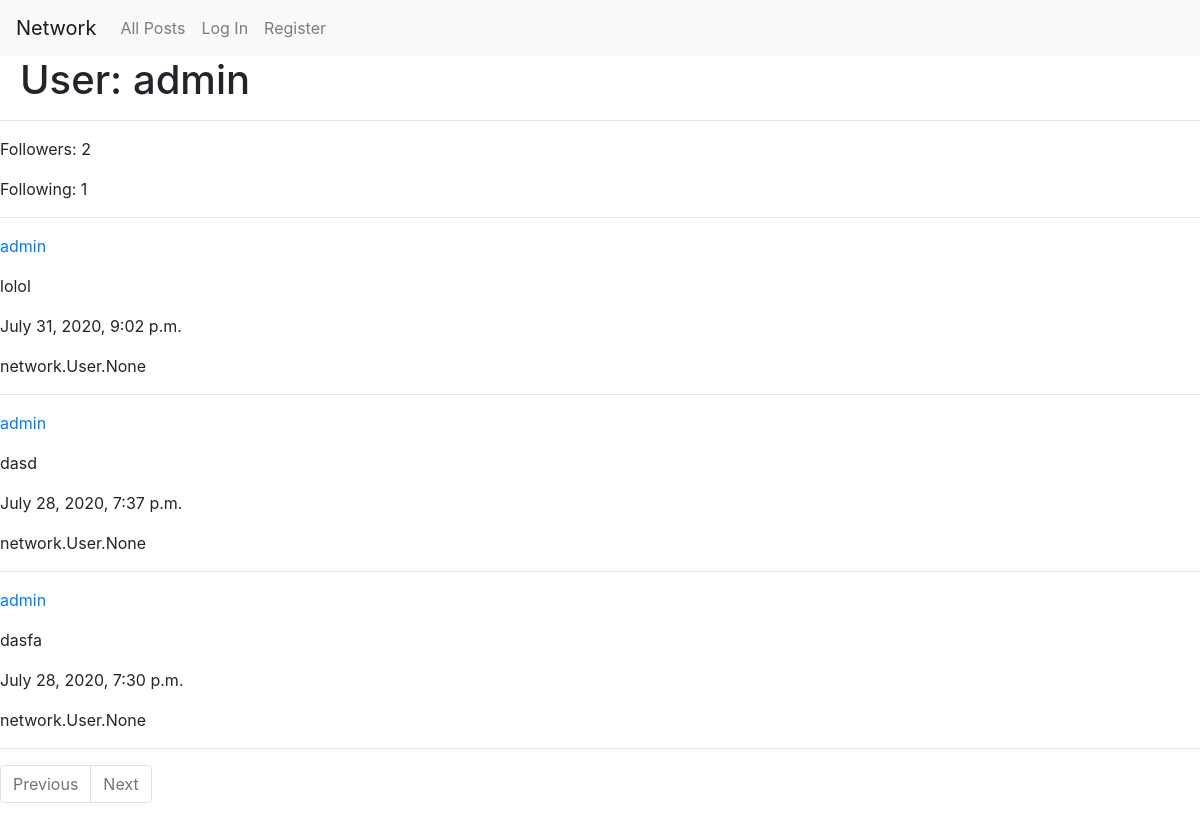
The page /users/2 on the database as committed earlier.
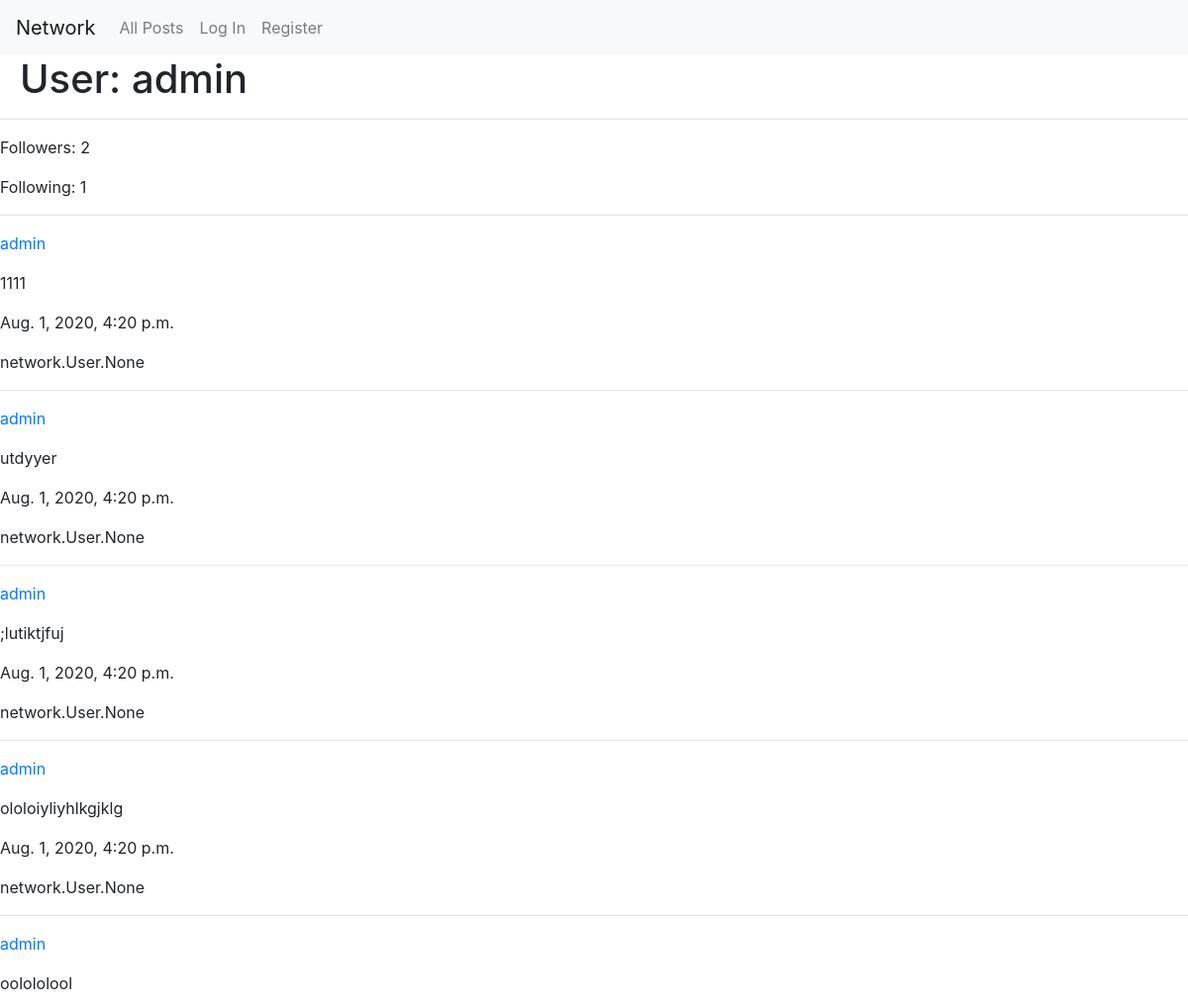
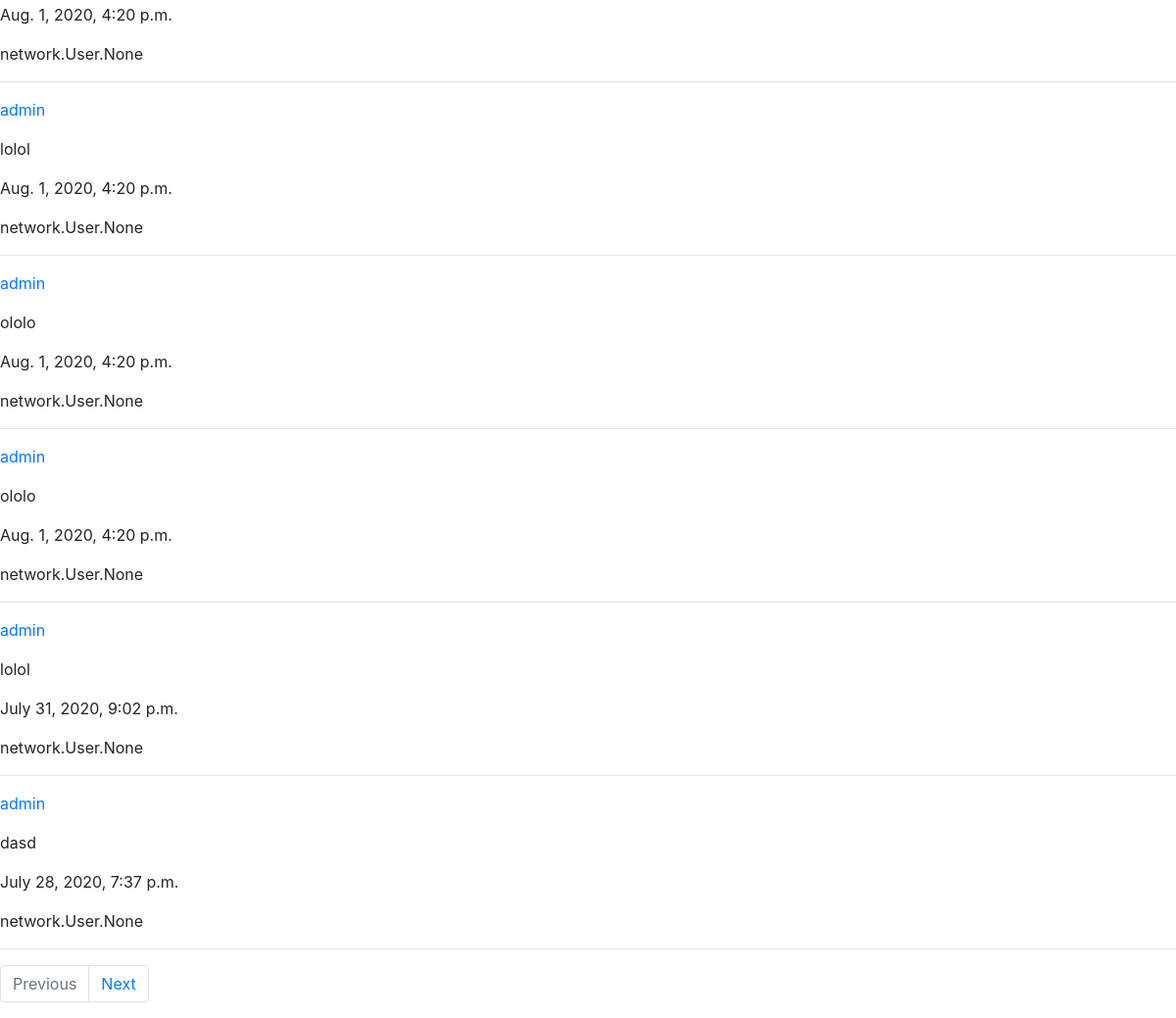
The same page on the database as committed later (2 pictures, top to bottom).
### network/models.py (models this page shows)
class User(AbstractUser):
    pass

class Post(models.Model):
    user = models.ForeignKey("User", on_delete=models.CASCADE, related_name="poster")
    body = models.TextField(blank=False)
    timestamp = models.DateTimeField(auto_now_add=True)
    likes = models.ManyToManyField("User", blank=True)

### network/views.py (the view)
# urls.py: path("users/<int:id>", views.user, name="user"),
def user(request, id):
    user_profile = User.objects.get(id=id)
    followers = Follow.objects.filter(user = user_profile).count
    following = Follow.objects.filter(follower = user_profile).count
    user_posts = Post.objects.filter(user = user_profile).order_by('-timestamp')
    paginated_posts = Paginator(user_posts, 10)
    page_number = request.GET.get('page')
    page_posts = paginated_posts.get_page(page_number)
    if request.user.is_authenticated and request.user != user_profile:
        is_following = False
        if Follow.objects.filter(user = user_profile, follower = request.user).count() > 0:
            is_following = True
        return render(request, "network/user.html", {
            "user_profile": user_profile,
            "followers": followers,
            "following": following,
            "posts": page_posts,
            "can_follow": True,
            "is_following": is_following
        })
    else:
        return render(request, "network/user.html", {
            "user_profile": user_profile,
            "followers": followers,
            "following": following,
            "posts": page_posts,
            "can_follow": False
        })

### network/templates/network/user.html (shortened to what this page needs)
{% extends "network/layout.html" %}
{% load static %}
{% block body %}
    <h1 class="h1-headings">User: {{ user_profile.username }}</h1>
    <hr>
    <div id="follower-view">
        <p id="follower-p">Followers: {{ followers }}</p>
        <p>Following: {{ following }}</p>
    </div>
    <hr>
    <div class="posts-view">
        {% for post in posts %}
            <div class="post">
                <a href="{% url 'user' post.user.id %}"><p>{{ post.user }}</p></a>
                <p>{{ post.body }}</p>
                <p>{{ post.timestamp }}</p>
                <p>{{ post.likes }}</p>
            </div>
            <hr>
        {% endfor %}
    </div>
    <nav aria-label="Page navigation example">
        <ul class="pagination">
            {% if posts.has_next and posts.has_previous %}
                <li class="page-item"><a class="page-link" href="?page={{ posts.previous_page_number }}">Previous</a></li>
                <li class="page-item"><a class="page-link" href="?page={{ posts.next_page_number }}">Next</a></li>
            {% elif posts.has_next and posts.has_previous is not True %}
                <li class="page-item disabled"><a class="page-link" href="#">Previous</a></li>
                <li class="page-item"><a class="page-link" href="?page={{ posts.next_page_number }}">Next</a></li>
            {% elif posts.has_next is not True and posts.has_previous %}
                <li class="page-item"><a class="page-link" href="?page={{ posts.previous_page_number }}">Previous</a></li>
                <li class="page-item disabled"><a class="page-link" href="#">Next</a></li>
            {% else %}
                <li class="page-item disabled"><a class="page-link" href="#">Previous</a></li>
                <li class="page-item disabled"><a class="page-link" href="#">Next</a></li>
            {% endif %}
        </ul>
      </nav>
{% endblock %}

### network/templates/network/layout.html (shortened to what this page needs)
{% load static %}
<!DOCTYPE html>
<html lang="en">
    <head>
        <link rel="stylesheet" href="https://stackpath.bootstrapcdn.com/bootstrap/4.4.1/css/bootstrap.min.css">
        <link href="{% static 'network/styles.css' %}" rel="stylesheet">
    </head>
    <body>
        <nav class="navbar navbar-expand-lg navbar-light bg-light">
            <a class="navbar-brand" href="{% url 'index' %}">Network</a>
            <div>
              <ul class="navbar-nav mr-auto">
                <li class="nav-item">
                  <a class="nav-link" href="{% url 'index' %}">All Posts</a>
                </li>
                {% if user.is_authenticated %}
                    <li class="nav-item">
                        <a class="nav-link" href="{% url 'following' %}">Following</a>
                    </li>
                    <li class="nav-item">
                        <a class="nav-link" href="{% url 'logout' %}">Log Out</a>
                    </li>
                {% else %}
                    <li class="nav-item">
                        <a class="nav-link" href="{% url 'login' %}">Log In</a>
                    </li>
                    <li class="nav-item">
                        <a class="nav-link" href="{% url 'register' %}">Register</a>
                    </li>
                {% endif %}
              </ul>
            </div>
          </nav>
        <div class="body">
            {% block body %}
            {% endblock %}
        </div>
    </body>
</html>

### network/static/network/styles.css (style rules this page uses)
.h1-headings { padding-left: 20px; }

Rows that differ between the two databases and show on the page:
no longer on this page (row unchanged): Post: user "admin", body "dasfa", timestamp "July 28, 2020, 7:30 p.m.", likes "network.User.None"
added Post: user "admin", body "1111", timestamp "Aug. 1, 2020, 4:20 p.m.", likes "network.User.None"
added Post: user "admin", body "utdyyer", timestamp "Aug. 1, 2020, 4:20 p.m.", likes "network.User.None"
added Post: user "admin", body ";lutiktjfuj", timestamp "Aug. 1, 2020, 4:20 p.m.", likes "network.User.None"
added Post: user "admin", body "ololoiyliyhlkgjklg", timestamp "Aug. 1, 2020, 4:20 p.m.", likes "network.User.None"
added Post: user "admin", body "oolololool", timestamp "Aug. 1, 2020, 4:20 p.m.", likes "network.User.None"
added Post: user "admin", body "lolol", timestamp "Aug. 1, 2020, 4:20 p.m.", likes "network.User.None"
added Post: user "admin", body "ololo", timestamp "Aug. 1, 2020, 4:20 p.m.", likes "network.User.None"
added Post: user "admin", body "ololo", timestamp "Aug. 1, 2020, 4:20 p.m.", likes "network.User.None"
